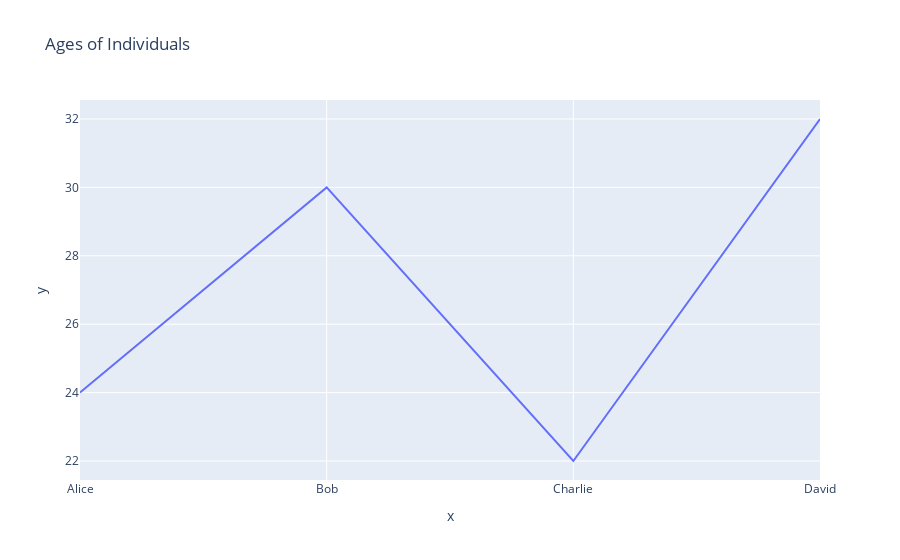

This figure's notebook cell:
### Markdown cell above
>- Make or load a dataframe and draw the plot

### Code cell
# make the dataset
names = ['Alice', 'Bob', 'Charlie', 'David']
ages = [24, 30, 22, 32]
# draw the plot (line chart)
fig = px.line(x=names, y=ages, title='Ages of Individuals')
# show the plot
fig.show()
# save the plot as png
# fig.write_image("./output/line_plot.png")     # if you want to save as png than comment out the line 
# now save as standalone html
# fig.write_html("./output/line_plot.html")     # if you want to save as png than comment out the line

### Figure 1 — Plotly figure (JSON) as saved in the notebook; plotly's stock layout.template omitted (floating-point values rounded to 4 significant figures)
{"data": [{"hovertemplate": "x=%{x}<br>y=%{y}<extra></extra>", "legendgroup": "", "line": {"color": "#636efa", "dash": "solid"}, "marker": {"symbol": "circle"}, "mode": "lines", "name": "", "orientation": "v", "showlegend": false, "type": "scatter", "x": ["Alice", "Bob", "Charlie", "David"], "xaxis": "x", "y": [24, 30, 22, 32], "yaxis": "y"}], "layout": {"legend": {"tracegroupgap": 0}, "title": {"text": "Ages of Individuals"}, "xaxis": {"anchor": "y", "domain": [0, 1], "title": {"text": "x"}}, "yaxis": {"anchor": "x", "domain": [0, 1], "title": {"text": "y"}}}}
